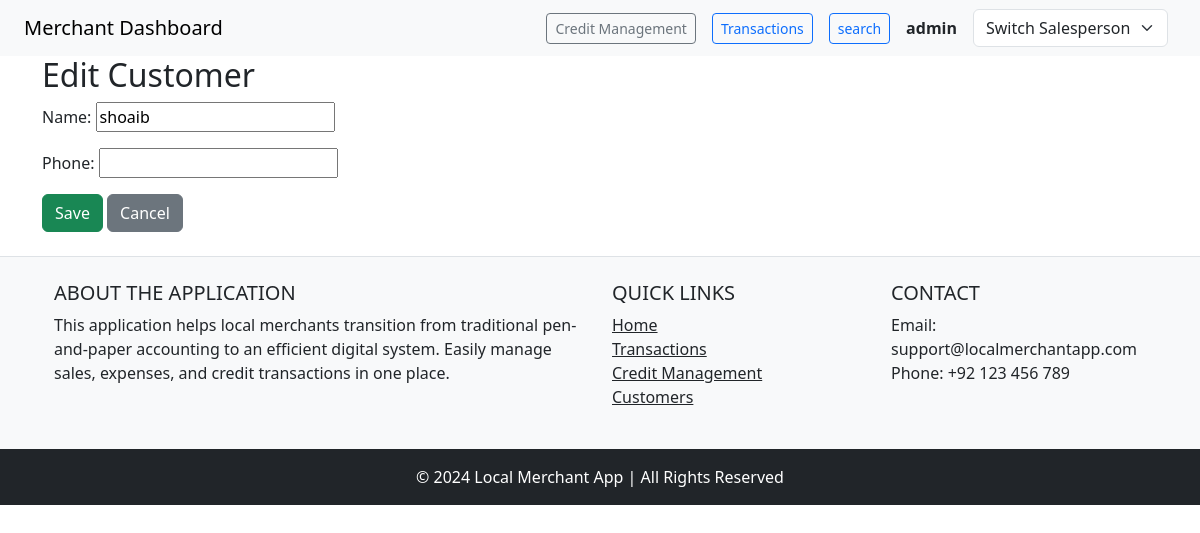
/customers/edit/14/ (signed in), run on an earlier commit of the app's database.
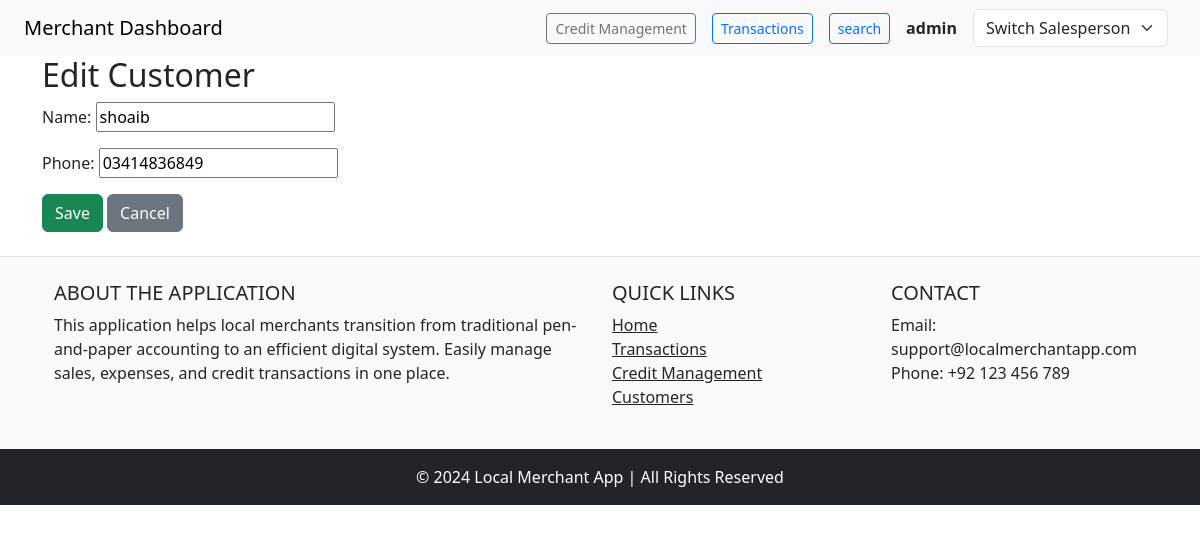
And on a later commit of the database.
### accounts/models.py (models this page shows, shortened)
class Customer(models.Model):
    id = models.AutoField(primary_key=True)
    name = models.CharField(max_length=100)
    phone = models.CharField(max_length=15, blank=True, null=True)
    created_on = models.DateTimeField(auto_now_add=True)
    updated_on = models.DateTimeField(auto_now=True)
    outstanding_balance = models.DecimalField(
        max_digits=10, decimal_places=2, default=0.00)

### merchants_app/views.py (the view)
# urls.py: path('customers/edit/<int:pk>/', edit_customer, name='edit_customer'),
@login_required
def edit_customer(request, pk):
    customer = get_object_or_404(Customer, pk=pk)
    if request.method == 'POST':
        form = CustomerForm(request.POST, instance=customer)
        if form.is_valid():
            form.save()
            messages.success(request, 'Customer updated successfully!')
            return redirect('customer_list')
    else:
        form = CustomerForm(instance=customer)
    return render(request, 'edit_customer.html', {'form': form})

### accounts/forms.py
class CustomerForm(forms.ModelForm):
    class Meta:
        model = Customer
        fields = ['name', 'phone',]

### merchants_app/context_processor.py (called while the page is built)
def salespersons(request):
    if request.user.is_authenticated:  # Only add this context for logged-in users
        return {
            'salespersons': User.objects.all()
        }
    return {}

### accounts/templates/edit_customer.html (shortened to what this page needs)
{% extends 'base.html' %}
{% block content %}
<div class="container">
    <h2>{{ form.instance.pk|yesno:"Edit Customer,Add Customer" }}</h2>
    <form method="post">
        {{ form.as_p }}
        <button type="submit" class="btn btn-success">Save</button>
        <a href="{% url 'customer_list' %}" class="btn btn-secondary">Cancel</a>
    </form>
</div>
{% endblock %}

What changed in the data, as far as the page shows it:
changed Customer "Edit Customer": phone (not shown) → "03414836849"
